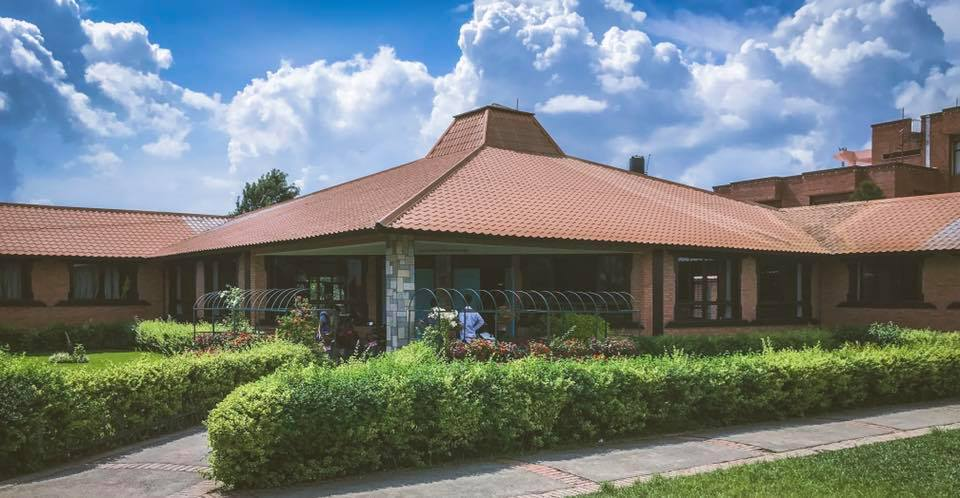
#> input picture Photos/sos.jpeg, 960 x 498 px
$ python basic.py
#> lines starting #> are read from the running program, lines starting #| are printed output that depends on the picture; after the words box and inside, x2 and y2 are one past the last pixel; in counts of white or black regions, pixels touching at a corner belong together
import cv2 as cv

#reading the image file
img = cv.imread('Photos/sos.jpeg')
#> img is the input picture: shape (498, 960, 3); mean B, G, R 125.1, 125.6, 117
cv.imshow("SOS",img)

#converting to gray scale
gray = cv.cvtColor(img,cv.COLOR_BGR2GRAY)
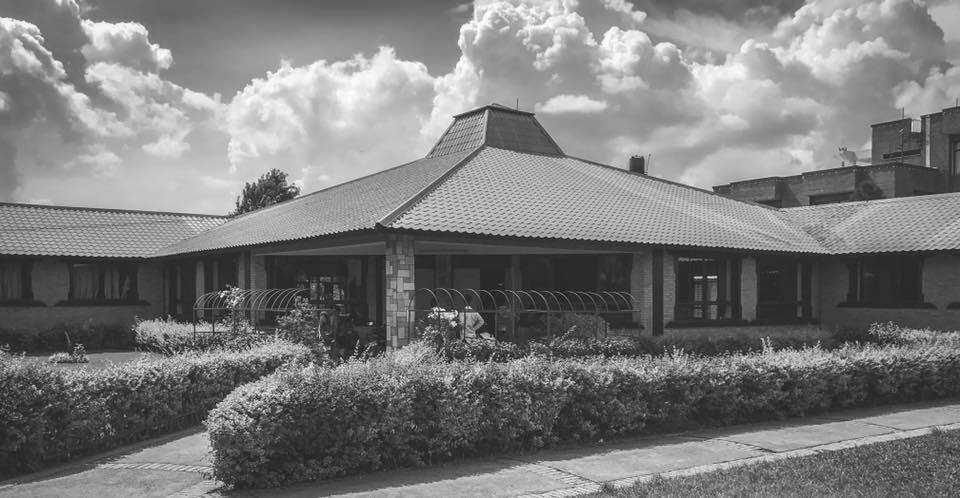
#> gray: shape (498, 960); min 8, max 255, mean 123
cv.imshow('gray',gray)

#blur
blur= cv.GaussianBlur(img,(9,9),cv.BORDER_DEFAULT)
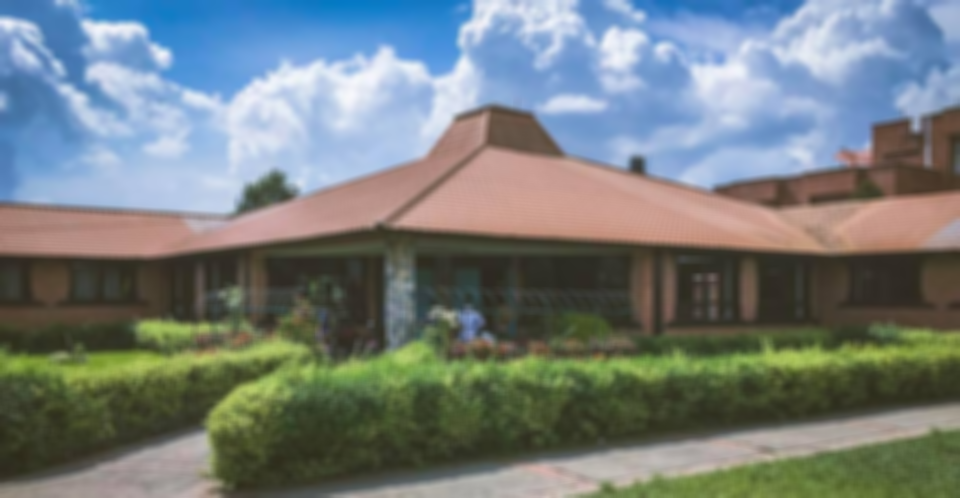
#> blur: shape (498, 960, 3); mean B, G, R 125.1, 125.6, 117
cv.imshow('blur',blur)

#canny
canny = cv.Canny(img,125,175)
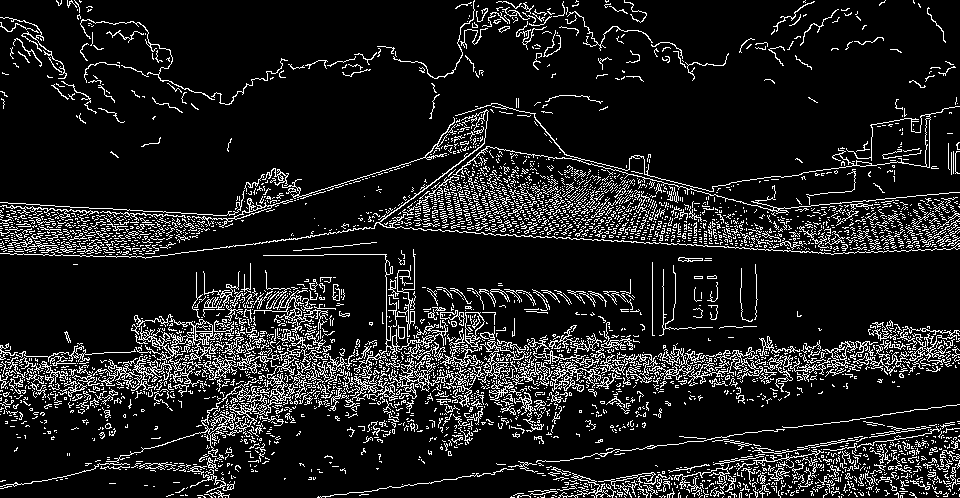
#> canny: shape (498, 960); 11.8% white in thin lines or dots
cv.imshow('Canny', canny)

#dilating the image
dilate = cv.dilate(canny,(3,3),iterations=1)
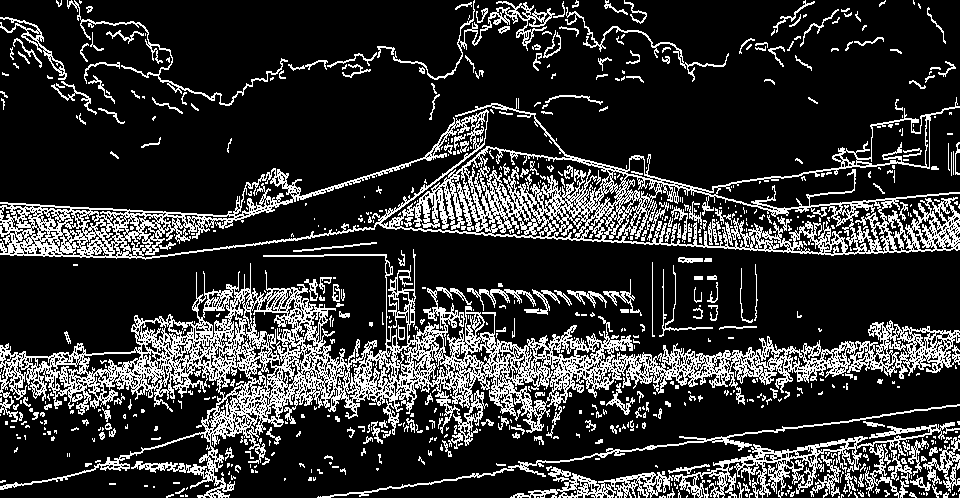
#> dilate: shape (498, 960); 20% white in thin lines or dots
cv.imshow('dilate',dilate)

#Eroded
erode= cv.erode(dilate,(3,3),iterations=1)
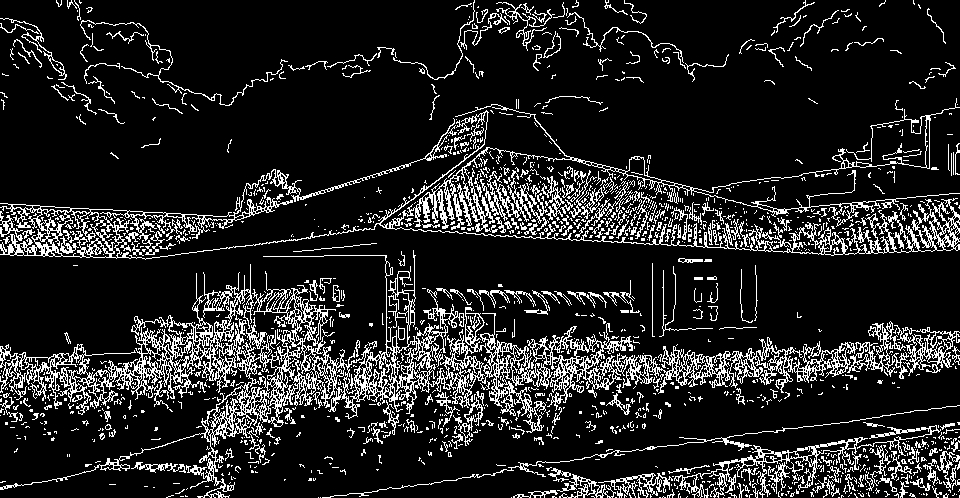
#> erode: shape (498, 960); 14.1% white in thin lines or dots
cv.imshow('erode',erode)

#resize
resize= cv.resize(img,(500,500),interpolation=2)
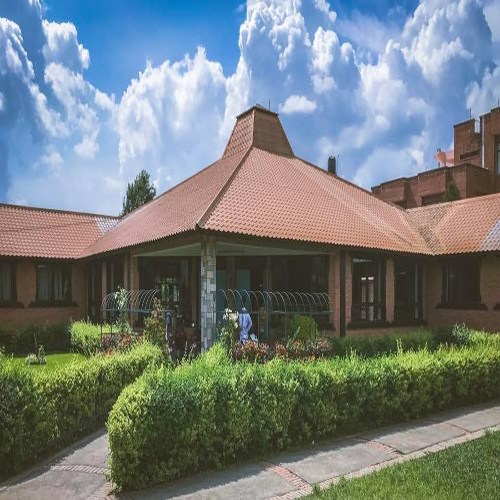
#> resize: shape (500, 500, 3); mean B, G, R 125.1, 125.6, 117
cv.imshow('resize',resize)

#Cropping
cropped= img[0:300]
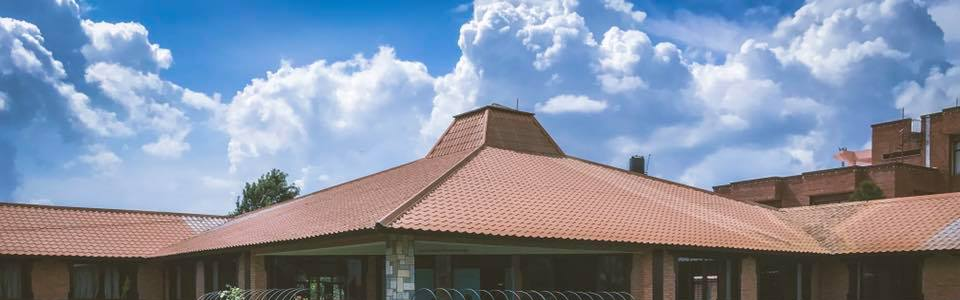
#> cropped: shape (300, 960, 3); mean B, G, R 161.9, 142.8, 132.8
cv.imshow('cropped',cropped)

#waits to exit till any key is pressed
cv.waitKey(0)

$ run again, with Photos/fisk.jpeg copied over Photos/sos.jpeg
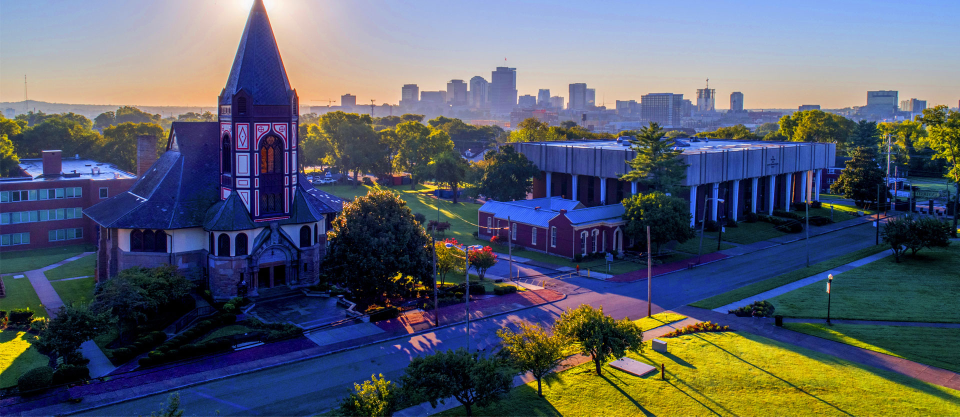
#> input picture Photos/fisk.jpeg, 1920 x 833 px (shown at 1/2 size)
#> img is the input picture: shape (833, 1920, 3); mean B, G, R 107.3, 92.8, 86.9
#> `canny = cv.Canny(img,125,175)`:
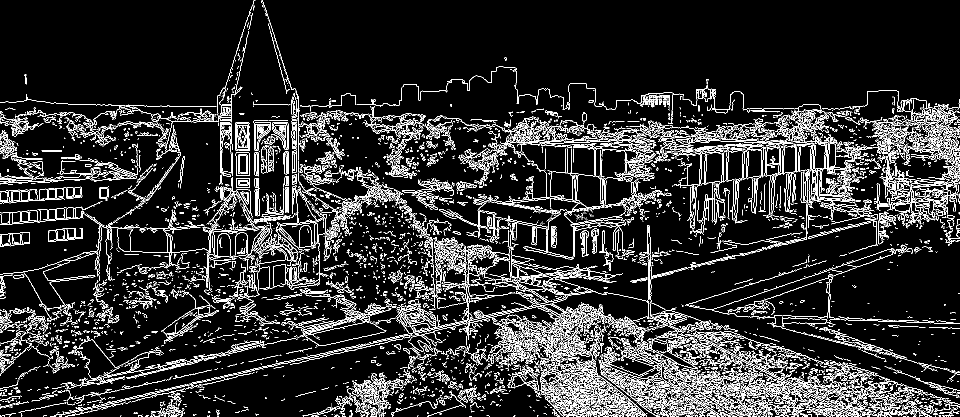
#> canny: shape (833, 1920) (shown at 1/2 size); 11% white in thin lines or dots
#> dilate: shape (833, 1920); 18.3% white in thin lines or dots
#> erode: shape (833, 1920); 12.7% white in thin lines or dots
#> `cropped= img[0:300]`:
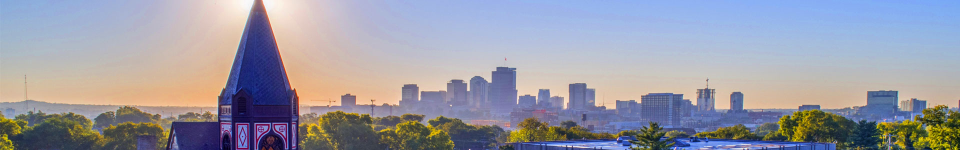
#> cropped: shape (300, 1920, 3) (shown at 1/2 size); mean B, G, R 165.9, 153.7, 153.6

$ run again, with Photos/mountains.jpeg copied over Photos/sos.jpeg
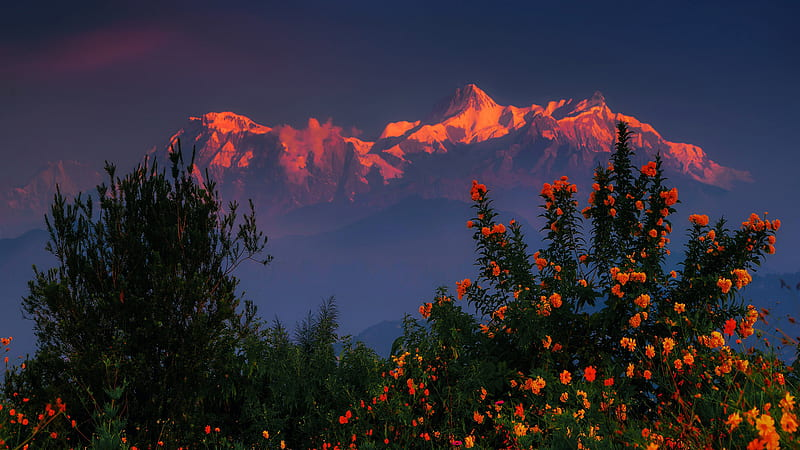
#> input picture Photos/mountains.jpeg, 800 x 450 px
#> img is the input picture: shape (450, 800, 3); mean B, G, R 57.5, 45.6, 50.2
#> `canny = cv.Canny(img,125,175)`:
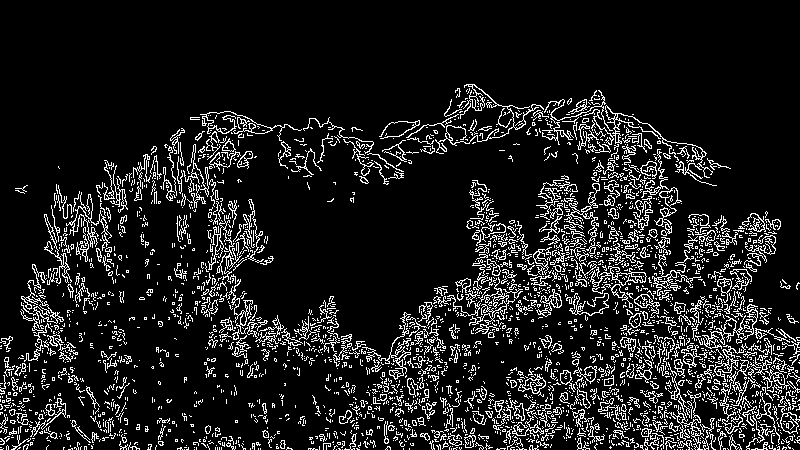
#> canny: shape (450, 800); 11.5% white in thin lines or dots, all inside (x1, y1, x2, y2) = (0, 84, 800, 450)
#> erode: shape (450, 800); 13% white in thin lines or dots, all inside (x1, y1, x2, y2) = (0, 85, 800, 450)
#> `cropped= img[0:300]`:
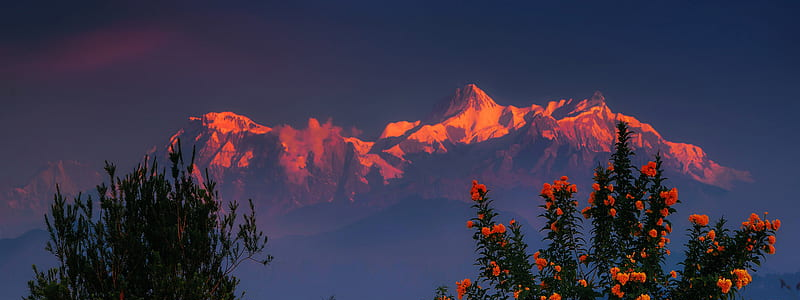
#> cropped: shape (300, 800, 3); mean B, G, R 74.2, 52.4, 57.2

$ run again, with Photos/pexels-jack-hawley-57905.jpeg copied over Photos/sos.jpeg
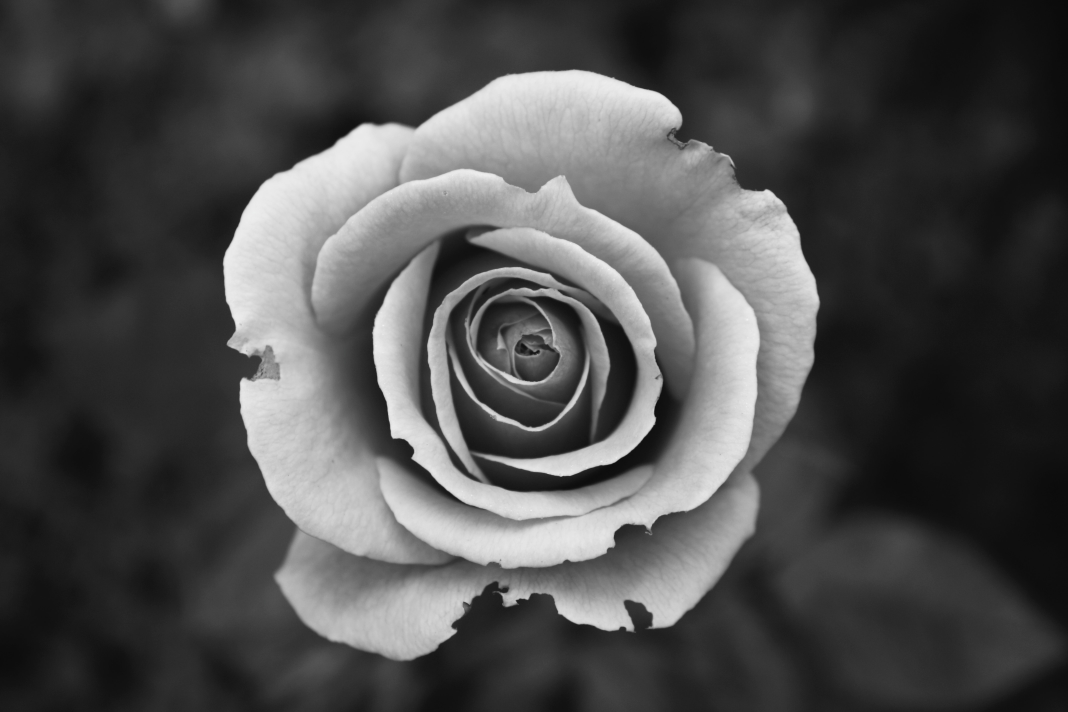
#> input picture Photos/pexels-jack-hawley-57905.jpeg, 4272 x 2848 px (shown at 1/4 size)
#> img is the input picture: shape (2848, 4272, 3); mean B, G, R 76.7, 76.7, 76.7
#> canny: shape (2848, 4272); 0.22% white in thin lines or dots, all inside (x1, y1, x2, y2) = (891, 277, 3280, 2641)
#> dilate: shape (2848, 4272); 0.35% white in thin lines or dots, all inside (x1, y1, x2, y2) = (891, 277, 3280, 2642)
#> erode: shape (2848, 4272); 0.22% white in thin lines or dots, all inside (x1, y1, x2, y2) = (891, 278, 3280, 2642)
#> `cropped= img[0:300]`:
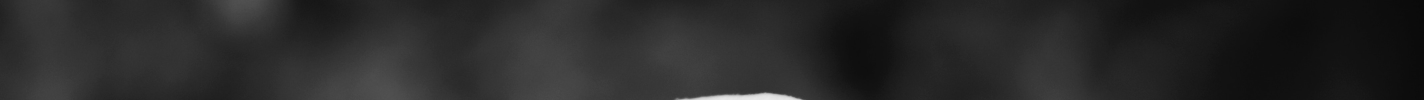
#> cropped: shape (300, 4272, 3) (shown at 1/3 size); min 8, max 234, mean 41
